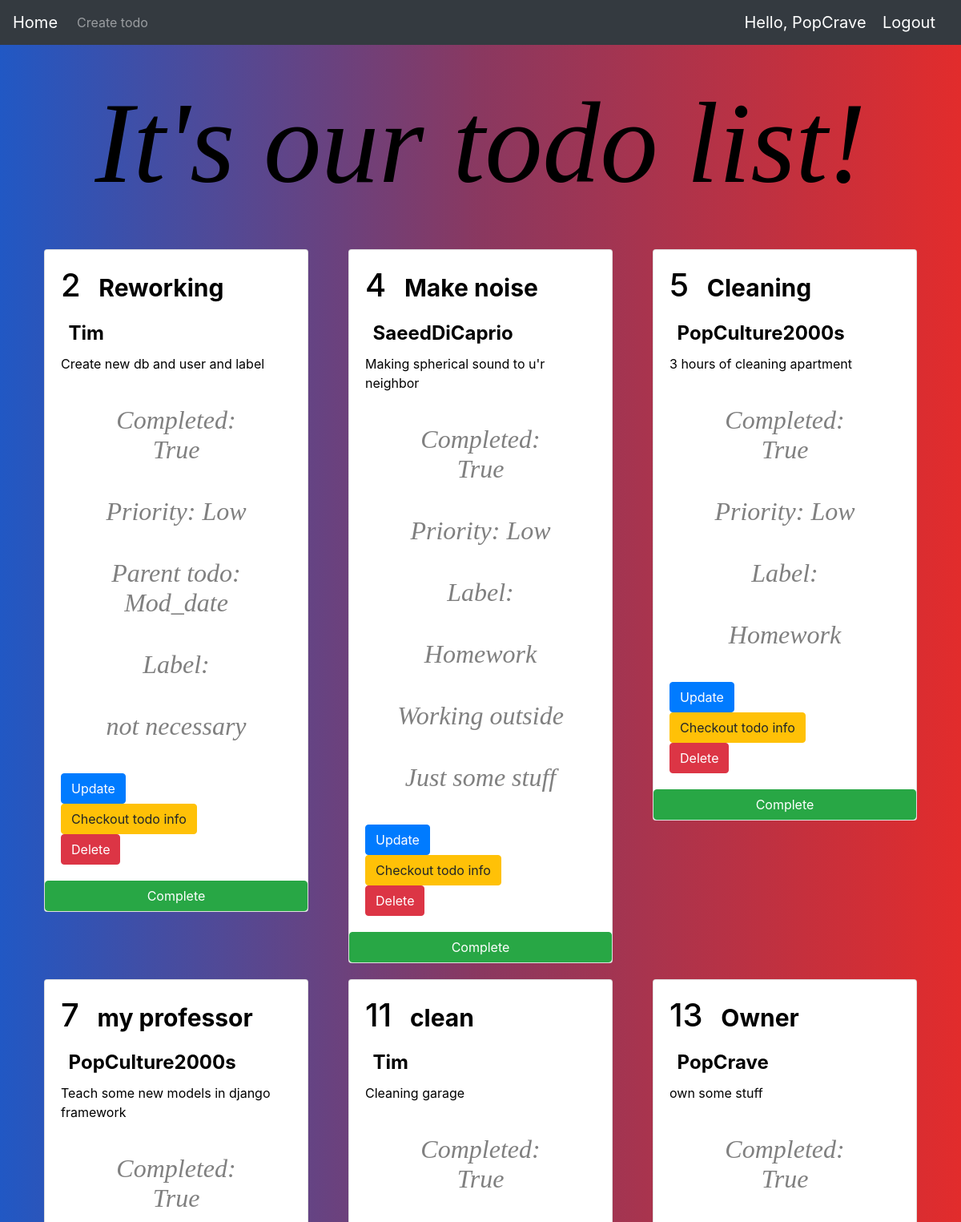
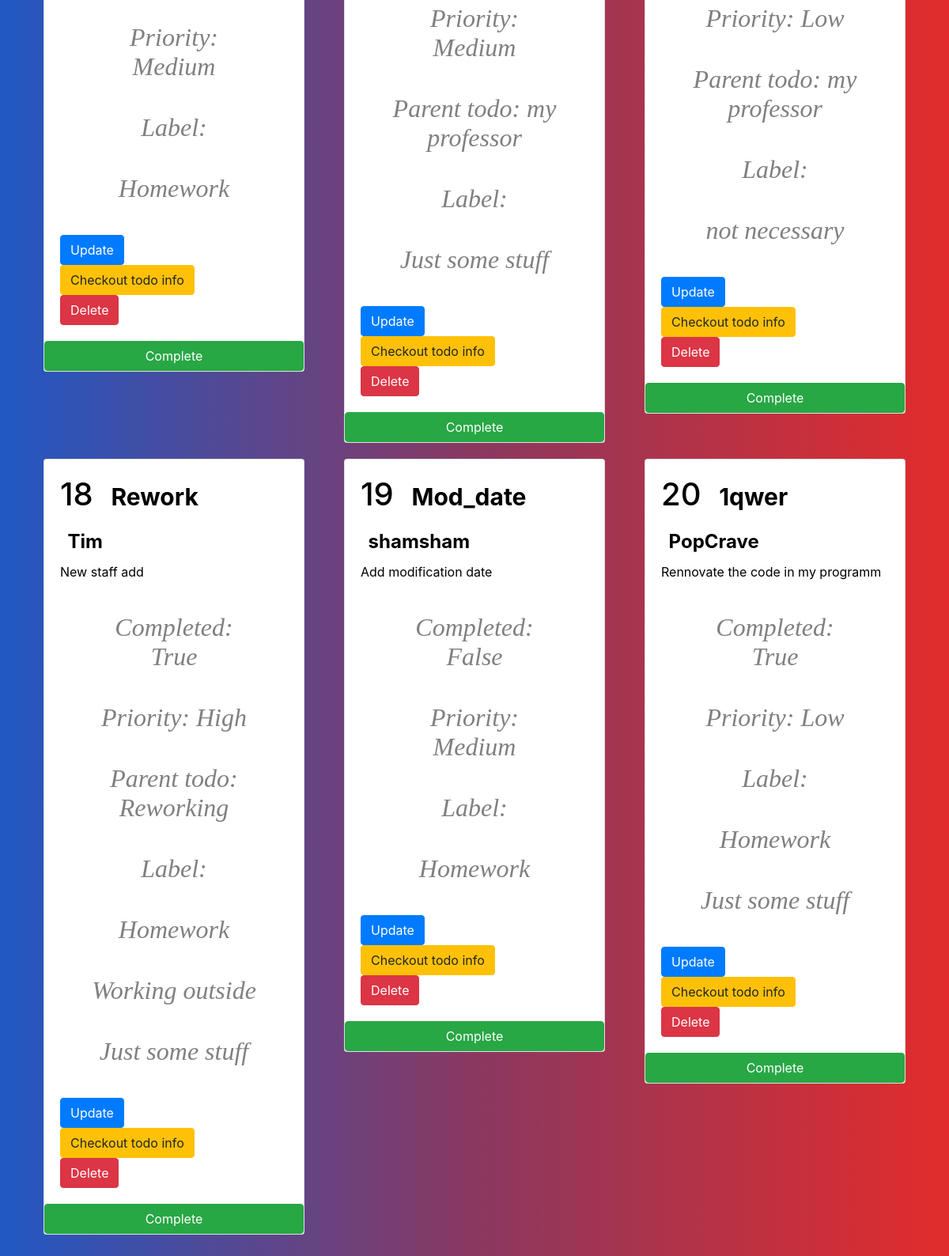
Screenshot of /todos/ (signed in) with the database file from the repository (2 pictures, top to bottom).
### todos/models.py (models this page shows, shortened)
class Todo(models.Model):
    name = models.CharField(max_length=128)
    description = models.CharField(max_length=255)
    user = models.ForeignKey(User, on_delete=models.CASCADE, related_name="todos")
    parent_todo = models.ForeignKey('Todo', null=True, blank=True, on_delete=models.CASCADE, related_name='todos')
    completed = models.BooleanField(default=False)
    mod_date = models.DateField(default=date.today)
    priority = models.ForeignKey(Priority, on_delete=models.CASCADE, null=False)
    label = models.ManyToManyField('Label', blank=True, null=True)
    def __str__(self):
        return self.name

class Priority(models.Model):
    priority_choise = (
        ("Low", "Low"),
        ("Medium", "Medium"),
        ("High", "High"),
    )
    value = models.CharField(max_length=20, choices=priority_choise)

class Label(models.Model):
    name = models.CharField(max_length=100)
    def __str__(self):
        return self.name

### todos/views/todos.py (the view)
# urls.py: path('todos/', include('todos.urls.todos')),
def todos(request):
    log_once_day()
    if request.method == "GET":
        return render(request, 'todos.html', {'todos': Todo.objects.all()})

### todos/tasks.py (called while the page is built)
@app.task
def log_once_day():
    _dict = {}
    for user in User.objects.all():
        _dict[user.username] = []
        for todo in user.todos.all():
            if todo.mod_date == (date.today() - timedelta(days=1)):
                _dict[user.username].append(todo.name)
        if not _dict[user.username]:
            del (_dict[user.username])
        else:
            with open(f"logs/{user.id}+{date.today()}.txt", 'w') as out:
                for val in _dict[user.username]:
                    out.write(f"{val}\n")

### todos/templates/todos.html
{% extends "base.html" %}
{% block content %}
    {% for todo in todos %}
        {% include "includes/todo.html" %}
    {% endfor %}
{% endblock %}

### todos/templates/base.html (shortened to what this page needs)
<!DOCTYPE html>
<html lang="en">
<head>
    {% load static %}
    <link rel="stylesheet"  href="{% static 'css/styles.css' %}">
    <link rel="stylesheet" href="https://cdn.jsdelivr.net/npm/bootstrap@4.0.0/dist/css/bootstrap.min.css">
</head>
<body class="body-style">
    <nav class="navbar navbar-expand-lg navbar-dark bg-dark">
      <div class="collapse navbar-collapse" id="navbarTogglerDemo01">
        <a class="navbar-brand" href="{% url 'todos' %}">Home</a>
        <ul class="navbar-nav mr-auto mt-2 mt-lg-0">
            <li class="nav-item">
                <a class="nav-link" href="{% url 'create_todo' %}">Create todo</a>
            </li>
        </ul>
        {% if request.user.is_authenticated %}
        <ul class="nav justify-content-end">
            <li class="nav-item">
                <a class="navbar-brand" href="{% url 'user_login' %}">Hello, {{user.username}}</a> <a class="navbar-brand" href="{% url 'user_logout' %}" >Logout</a>
            </li>
          </ul>
        {% else %}
          <ul class="nav justify-content-end">
            <li class="nav-item">
                <a class="navbar-brand" href="{% url 'user_register' %}">Register</a> <a class="navbar-brand" href="{% url 'user_login' %}" >Login</a>
            </li>
          </ul>
        {% endif %}
      </div>
    </nav>
    <h1 class="header-style">It's our todo list!</h1>
    <div class="container">
        <div class="row content">
        {% block content %}{% endblock %}
        </div>
    </div>
</body>
</html>

### todos/templates/includes/todo.html
<div class="col">
    <div class="card post-card todo-style">
        <div class="card-body">
            <h1 class="card-title">{{todo.id}}
                <span class="badge text-bg-info">{{todo.name}}</span>
            </h1>
            <h2>
                <span class="badge text-bg-secondary">{{todo.user}}</span>
            </h2>
            <p class="card-text">{{todo.description}}</p>
            <p class="card-text true-false" data-todo-id="{{todo.id}}">Completed: {{todo.completed}}</p>
            <p class="card-text true-false">Priority: {{todo.priority.value}}</p>
            {% if todo.parent_todo %}
                <p class="card-text true-false">Parent todo: {{todo.parent_todo}}</p>
            {% endif %}
            {% if todo.label.all %}
                <p class="card-text true-false">Label: </p>
                {% for lab in todo.label.all %}
                    <p class="card-text true-false">{{lab}}</p>
                {% endfor %}
            {% endif %}
            <form action="update/{{todo.id}}">
                <button class="btn btn-primary">Update</button>
            </form>
            <form action="{{todo.id}}">
                <button class="btn btn-warning">Checkout todo info</button>
            </form>
             <form action="delete/{{todo.id}}" method="POST">
                <button class="btn btn-danger">Delete</button>
            </form>
        </div>
        <a href="{% url 'complete_todo' todo_id=todo.id %}" class="btn btn-success">Complete</a>
    </div>
</div>

### todos/static/css/styles.css (style rules this page uses)
.header-style { color: black; text-align:center; font: italic 9em "Fira Sans", serif; margin: 40px }
.true-false { color: grey; text-align:center; font: italic 2em "Fira Sans", serif; margin: 40px }
.content { margin: 30px; }
.todo-style { color: black; margin: 10px }
.body-style { background: -webkit-linear-gradient(90deg, #2158c4,#8a3860,#e22c2c); background: linear-gradient(90deg, #2158c4,#8a3860,#e22c2c); }

### rows the page displays
Todo: id "2", name "Reworking", user "Tim", description "Create new db and user and label", completed "True", priority.value "Low", parent_todo "Mod_date"
Label: name "not necessary"
Todo: id "4", name "Make noise", user "SaeedDiCaprio", description "Making spherical sound to u'r neighbor", completed "True", priority.value "Low"
Label: name "Homework"
Label: name "Working outside"
Label: name "Just some stuff"
Todo: id "5", name "Cleaning", user "PopCulture2000s", description "3 hours of cleaning apartment", completed "True", priority.value "Low"
Todo: id "7", name "my professor", user "PopCulture2000s", description "Teach some new models in django framework", completed "True", priority.value "Medium"
Todo: id "11", name "clean", user "Tim", description "Cleaning garage", completed "True", priority.value "Medium", parent_todo "my professor"
Todo: id "13", name "Owner", user "PopCrave", description "own some stuff", completed "True", priority.value "Low", parent_todo "my professor"
Todo: id "18", name "Rework", user "Tim", description "New staff add", completed "True", priority.value "High", parent_todo "Reworking"
Todo: id "19", name "Mod_date", user "shamsham", description "Add modification date", completed "False", priority.value "Medium"
Todo: id "20", name "1qwer", user "PopCrave", description "Rennovate the code in my programm", completed "True", priority.value "Low"

### other values shown
{{ user.username }} "PopCrave"
